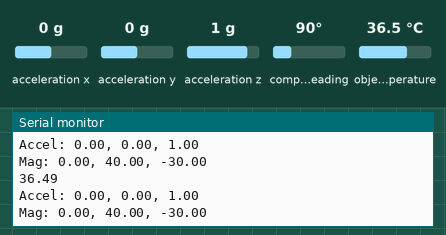
Simulated run of this sketch. Board: Arduino Nano 33 BLE. Parts: the last lines printed to the serial monitor. The inputs (shaded band) are chosen by the test bench; at power-on: acceleration x 0 g, acceleration y 0 g, acceleration z 1 g, compass heading 90°, object temperature 36.5 °C. Nothing arrives over Bluetooth unless stated; a phone connects over Bluetooth LE 3 s after start.

Above: at 4.3 s.
4.4 s: acceleration x set to -1.4 g
At 4.9 s:
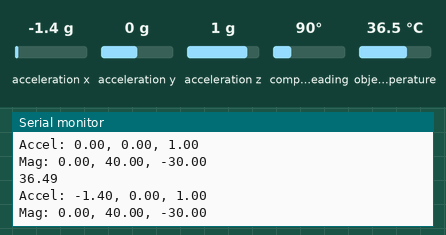
5.9 s: acceleration y set to -1.4 g
At 6.4 s:
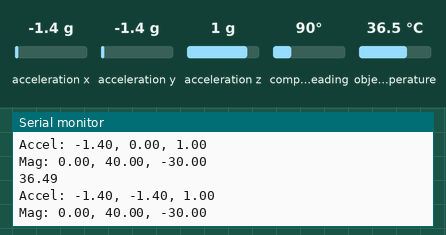
7.4 s: acceleration z set to -1.4 g
At 7.9 s:
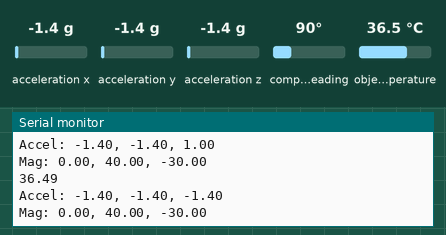
8.9 s: compass heading set to 7°
At 9.5 s:
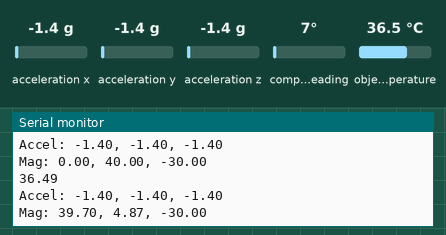
10.4 s: object temperature set to 20 °C
At 11.0 s:
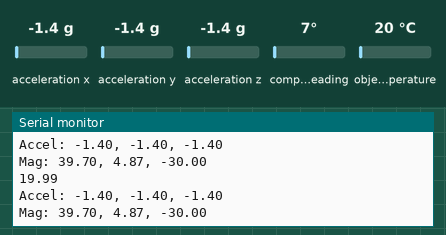

Measured:
- after the input at 4.4 s, the serial monitor: prints a new line after 0.11 s (image 1)
- after the input at 5.9 s, the serial monitor: prints a new line after 0.12 s (image 2)
- after the input at 7.4 s, the serial monitor: prints a new line after 0.14 s (image 3)
- after the input at 8.9 s, the serial monitor: prints a new line after 0.15 s (image 4)
- after the input at 10.4 s, the serial monitor: prints a new line after 0.16 s (image 5)

The sketch:

arduino_ble_33_with_mlx.ino
```cpp
// 16진수로 전송될 경우 온도 단위를 뺼 것

#include <Wire.h>
#include <Adafruit_MLX90614.h>
#include <Arduino_LSM9DS1.h>
#include <ArduinoBLE.h>
Adafruit_MLX90614 mlx = Adafruit_MLX90614();
BLEService sensorService("180C");  // 예제 서비스 UUID
BLEStringCharacteristic temperatureCharacteristic("2A6E", BLERead | BLENotify, 32);  // 온도
BLEStringCharacteristic accelCharacteristic("AC10", BLERead | BLENotify, 32);  // 가속도
BLEStringCharacteristic magCharacteristic("AC11", BLERead | BLENotify, 32);  // 자계
void setup() {
  Serial.begin(9600);
  while (!Serial);

  if (!mlx.begin()) {
    Serial.println("Failed to initialize MLX90614 sensor!");
    while (1);
  }
  if (!IMU.begin()) {
    Serial.println("Failed to initialize LSM9DS1 sensor!");
    while (1);
  }

  if (!BLE.begin()) {
    Serial.println("Starting BLE failed!");
    while (1);
  }

  BLE.setLocalName("Nano33BLE");
  BLE.setAdvertisedService(sensorService);
  sensorService.addCharacteristic(temperatureCharacteristic);
  sensorService.addCharacteristic(accelCharacteristic);
  sensorService.addCharacteristic(magCharacteristic);
  BLE.addService(sensorService);
  BLE.advertise();

  Serial.println("BLE and sensors initialized successfully!");
}
void loop() {
  BLEDevice central = BLE.central();

  if (central) {
    Serial.println("Connected to central");
    while (central.connected()) {
      float temperature = mlx.readObjectTempC();
      float ax, ay, az;
      float mx, my, mz;

      if (IMU.accelerationAvailable()) {
        IMU.readAcceleration(ax, ay, az);
      }
      if (IMU.magneticFieldAvailable()) {
        IMU.readMagneticField(mx, my, mz);
      }

      // Data formatting
      char tempBuffer[32];
      char accelBuffer[32];
      char magBuffer[32];

      snprintf(tempBuffer, sizeof(tempBuffer), "%.2f", temperature);
      snprintf(accelBuffer, sizeof(accelBuffer), "Accel: %.2f, %.2f, %.2f", ax, ay, az);
      snprintf(magBuffer, sizeof(magBuffer), "Mag: %.2f, %.2f, %.2f", mx, my, mz);

      // Data sending
      temperatureCharacteristic.writeValue(tempBuffer);
      accelCharacteristic.writeValue(accelBuffer);
      magCharacteristic.writeValue(magBuffer);

      // Data to Serial Monitor
      Serial.println(tempBuffer);
      Serial.println(accelBuffer);
      Serial.println(magBuffer);

      delay(500); // Update interval
    }
    Serial.println("Disconnected from central");
  }
}
```
